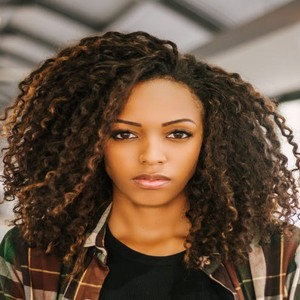
#> input picture imagesresized/10.jpg, 300 x 300 px; its folder holds 4 pictures in this run
$ python gen_moving.py
#> lines starting #> are read from the running program, lines starting #| are printed output that depends on the picture
import cv2
import numpy as np
from cv2 import VideoWriter, VideoWriter_fourcc
import os


show_enable =  False
text_enable = True


def repeat(f, n, x):
#> called with n = 30
    for i in range(n):
        f(x)

def add_text(img, txt):
    if text_enable:
        cv2.putText(img, txt, (30, 1000), cv2.FONT_HERSHEY_COMPLEX, 1,
                (255, 255, 255), 2)
    else:
        pass

def show_image(img):
    if show_enable:
        cv2.imshow('image', img)
        cv2.waitKey(0) & 0xFF
        cv2.destroyAllWindows()
    else:
        pass

def gen_video(size=(1920, 1080), filename='test.mp4'):
    FPS = 10
    seconds = 3

    fourcc = VideoWriter_fourcc(*'avc1')
    video = VideoWriter(filename, fourcc, float(FPS), size)
    frame = np.random.randint(220, 221,
                              (size[1], size[0], 3),
                              dtype=np.uint8)

    add_text(frame, 'begining')
    repeat(video.write, FPS * seconds, frame)

    src = walk_dir("./imagesresized/")
    for imgfile in src:
        print(imgfile + "\n")
        img = cv2.imread(imgfile)
#> img is the input picture: shape (300, 300, 3); mean B, G, R 64.5, 81.7, 103.5
        info = img.shape
#> info = (300, 300, 3)
        height = info[0]
#> height = 300
        weight = info[1]
#> weight = 300
        print(info)
#| (300, 300, 3)
        if info[0] >=1080 or info[1] >= 1080:
            img = cv2.resize(img, (192, int(108 * weight / height)))
        x = (size[1] - info[0]) // 2
#> x = 390
        y = (size[0] - info[1]) // 2
#> y = 810
        x1 = size[1] - info[0]
#> x1 = 780
        y1 = size[0] - info[1]
#> y1 = 1620

        temp = [(0, 0), (0, y), (0, y1), (x, 0), (x, y), (x, y1), (x1, 0), (x1, y), (x1, y1)]

        for i in temp:
            # many people
            frame = np.random.randint(220, 221,
                                      (size[1], size[0], 3),
                                      dtype=np.uint8)
            img = cv2.imread(imgfile)
            info = img.shape
            print(i)
#| (0, 0)
            print(info)
#| (300, 300, 3)
            print(str(i[0]) + ":" + str(info[0] + i[0]) + "\n")
#| 0:300
            print(str(i[1]) + ":" + str(info[1] + i[1]) + "\n")
#| 0:300
            frame[i[0]:(info[0] + i[0]), i[1]:(info[1] + i[1])] = img
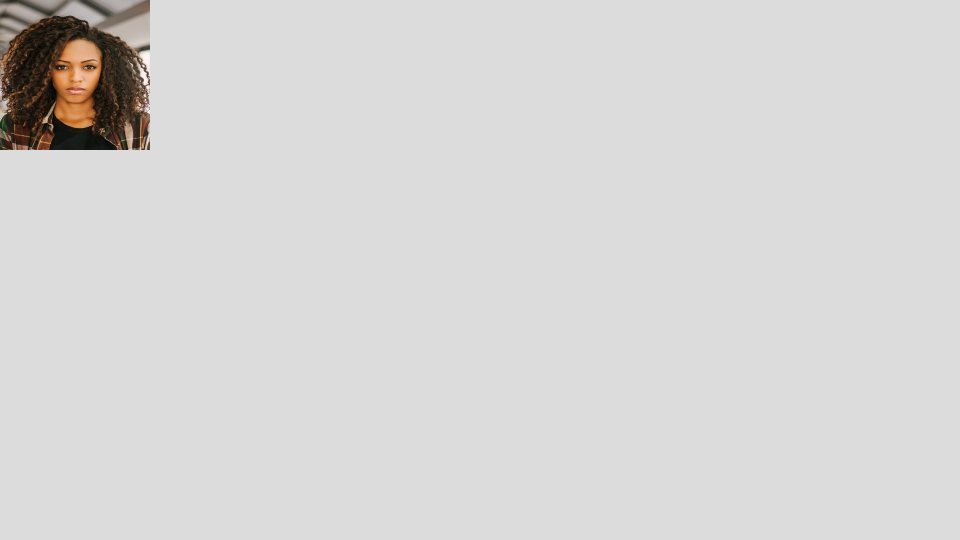
#> frame: shape (1080, 1920, 3) (shown at 1/2 size); mean B, G, R 213.3, 214, 214.9
            repeat(video.write, FPS * seconds, frame)

        for i in range(0, 1080, 10):
            frame = np.random.randint(220, 221,
                                      (size[1], size[0], 3),
                                      dtype=np.uint8)
            print(i)
            print(info)
            try:
            #if i+info[0] <= 1080:
                frame[i:i+info[0],0:0+info[1]]=img
                add_text(frame, 'moving')
                video.write(frame)
            except:
                pass
#> this loop made 108 passes
#> i on passes 2 to 13: 10, 20, 30, 40, 50, 60, 70, 80, 90, 100, 110, 120
#> (printed output is left out)
#> frame: shape (1080, 1920, 3); every value is 220
        for i in range(0, 1920, 10):
            try:
            #if i+info[1] <= 1920:
                frame = np.random.randint(220, 221,
                                      (size[1], size[0], 3),
                                      dtype=np.uint8)
                frame[0:info[0],i:i+info[1]]=img
                add_text(frame, 'moving')
                video.write(frame)
            except:
                pass
#> pass 2 of the loop in gen_video, `for imgfile in src:`:
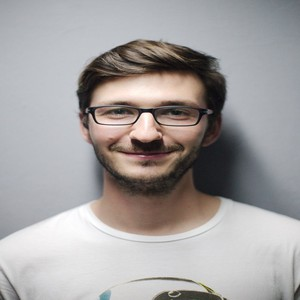
#> input picture imagesresized/1.jpg, 300 x 300 px
#> in gen_video, img is the input picture: shape (300, 300, 3); mean B, G, R 160.1, 160.4, 164
#| (300, 300, 3)
#| (0, 0)
#| (300, 300, 3)
#| 0:300
#| 0:300
#> in gen_video, `frame[i[0]:(info[0] + i[0]), i[1]:(info[1] + i[1])] = img`:
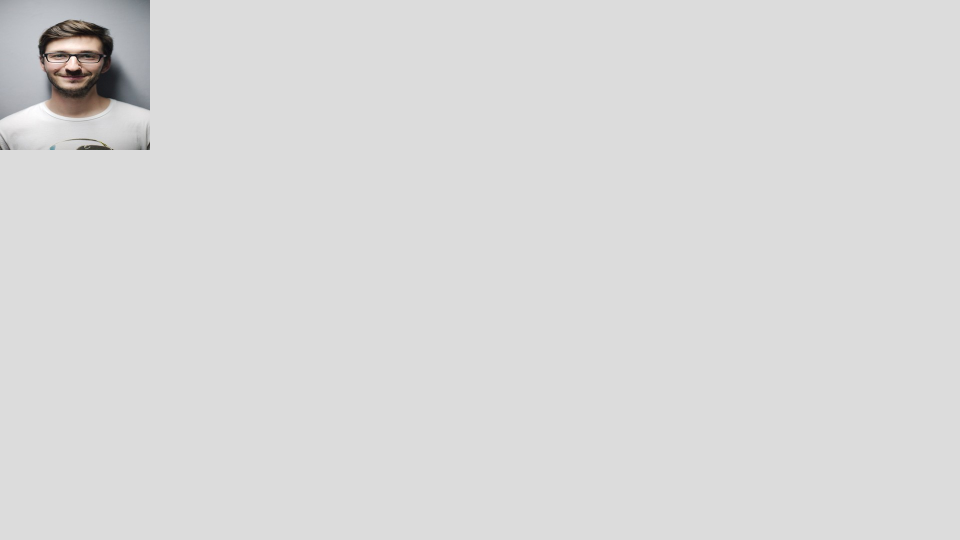
#> frame: shape (1080, 1920, 3) (shown at 1/2 size); mean B, G, R 217.4, 217.4, 217.6
#> the loop in gen_video, `for i in range(0, 1080, 10):` made 108 passes
#> (printed output is left out)
#> pass 3 of the loop in gen_video, `for imgfile in src:`:
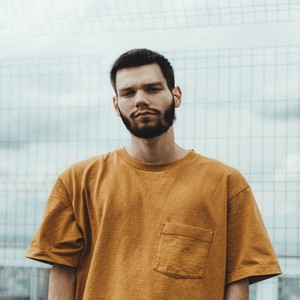
#> input picture imagesresized/11.jpg, 300 x 300 px
#> in gen_video, img is the input picture: shape (300, 300, 3); mean B, G, R 157, 175.7, 186.8
#| (300, 300, 3)
#| (0, 0)
#| (300, 300, 3)
#| 0:300
#| 0:300
#> in gen_video, `frame[i[0]:(info[0] + i[0]), i[1]:(info[1] + i[1])] = img`:
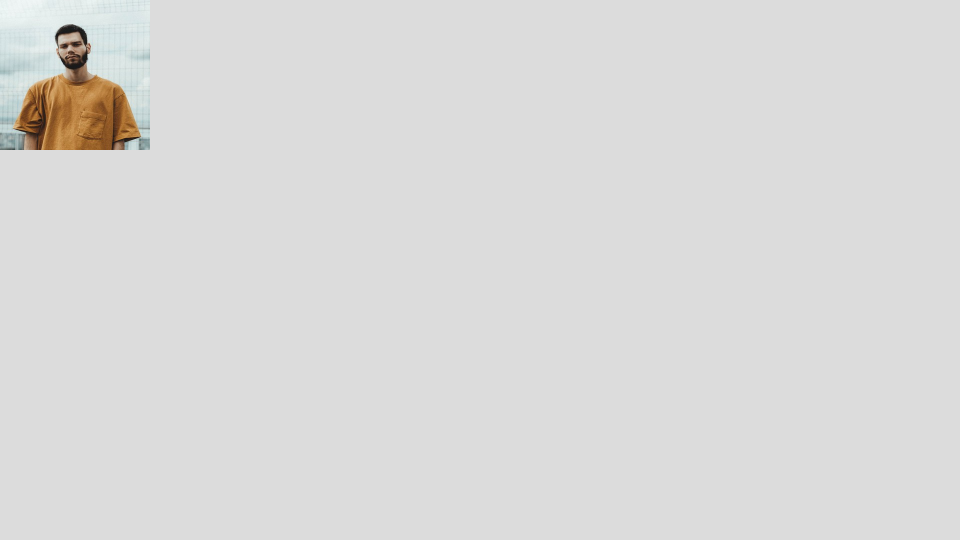
#> frame: shape (1080, 1920, 3) (shown at 1/2 size); mean B, G, R 217.3, 218.1, 218.6
#> the loop made 4 passes; the first 3 are shown
    video.release()


def walk_dir(dir, topdown=True):
    imgs = []
    for root, dirs, files in os.walk(dir, topdown):
        for name in files:
            if name.endswith('.jpg'):
                imgs.append(os.path.join(root, name))
    return imgs


if __name__ == '__main__':
    gen_video()
